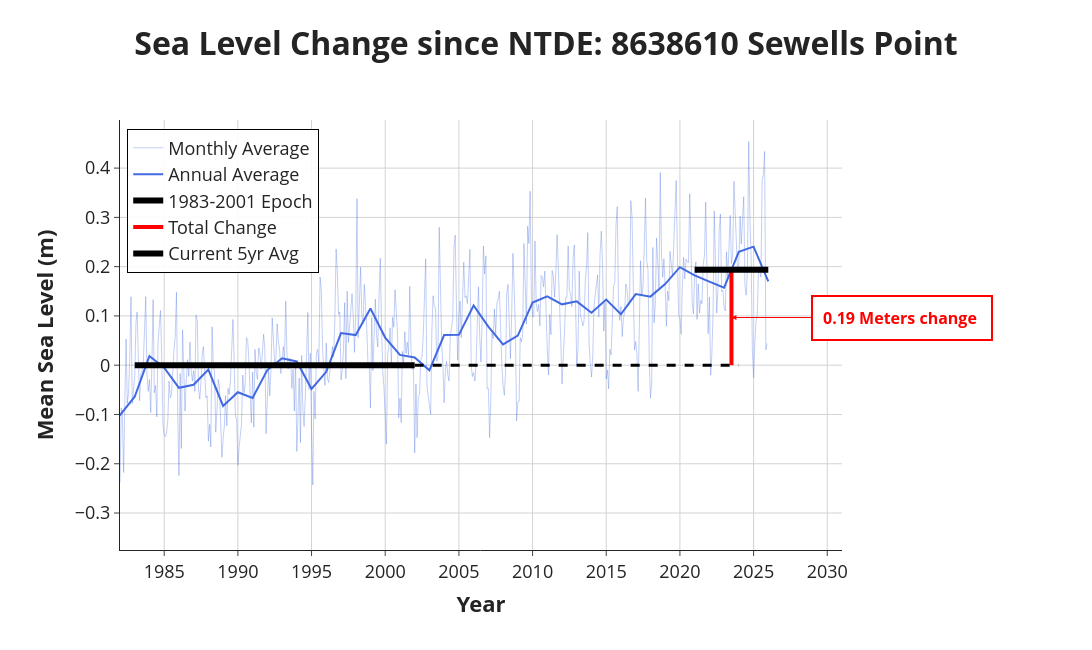

Notebook source saved alongside this figure:
### Markdown cell above
For the change since NTDE calculation, we must first check if the station is on the current NTDE datum. For stations not on the NTDE, we must calculate an offset to bring the data relative to the NTDE.

### Code cell
# Control vs. Subordinate Station
ctrl_station = datums_meta.get('ctrlStation', '').strip()
if not ctrl_station:
    print(f"Hierarchy: Station {station} is a Control Station.\n")
else:
    print(f"Hierarchy: Station {station} is a Subordinate Station.")
    print(f"Control Station ID: {ctrl_station}")
    analysis_period_list = datums_meta.get('DatumAnalysisPeriod', ['Dates not available'])
    if analysis_period_list:
        print(f"Dates of Comparison: {analysis_period_list[0]}\n")

#first we need to check if our station requires an offset
if station in ['8770613','8771013','9455760']:
    print('This station is a subordinate station on a MTDE datum. We cannot accurately adjust the data to the NTDE.')
    avg_last_5 = np.nan
elif epic_mid != 1992 or station in ['8771450','8771510','8770570','8771341','8770822','8772471','9455920','9462620']:
    print('Station is not on the NTDE. Computing an offset based on the monthly means from 1983-2001 to put station relative to the NTDE.')
    
    # Baseline calculation (1983-2001)
    epoch_data = df_msl.loc['1983-01-01':'2001-12-31']
    avg_msl_83_01 = epoch_data['MSL'].mean()

    # Apply Offset
    df_msl['MSL_Offset'] = df_msl['MSL'] - avg_msl_83_01

    msl_complete = df_msl

    # Annual Average Series
    annual_avg_series = msl_complete['MSL_Offset'].resample('YE').mean().dropna()

    # Calculate the two baseline averages
    avg_first_5 = first_5_data.mean()
    avg_last_5 = annual_avg_series.tail(5).mean()
    delta_por = avg_last_5 - avg_first_5

    # Define date ranges for the black markers
    start_dates = [first_date, end_first_5_date]
    end_dates = [annual_avg_series.index[-5], annual_avg_series.index[-1]]

    # Calculate the midpoint of the final 5 years to drop the vertical crosshair line
    mid_end_date = end_dates[0] + (end_dates[1] - end_dates[0]) / 2

    # Define our dates for the baseline and the total change measurement
    epoch_start = "1983-01-01"
    epoch_end = "2001-12-31"
    plot_end_date = "2031-01-01"
    midpoint_23 = pd.Timestamp("2023-07-02")
    baseline_epoch = 0

    midpoint_epoch = pd.Timestamp("1992-07-02")
    years_diff = round((midpoint_23 - midpoint_epoch).days / 365.25)

    fig = go.Figure()

    # Monthly Data
    fig.add_trace(go.Scatter(
        x=msl_complete['1982':].index,
        y=msl_complete['1982':]['MSL_Offset'],
        mode='lines', name='Monthly Average',
        line=dict(color='royalblue', width=LINE_WIDTH_MONTHLY),
        opacity=MONTHLY_OPACITY
    ))

    # Annual Trend
    fig.add_trace(go.Scatter(
        x=annual_avg_series.index, y=annual_avg_series,
        mode='lines', name='Annual Average',
        opacity=ANNUAL_OPACITY,
        line=dict(color='royalblue', width=LINE_WIDTH_ANNUAL)
    ))

    # Highlight the 1983-2001 epoch (Solid Black Line)
    fig.add_trace(go.Scatter(
        x=[epoch_start, epoch_end],
        y=[baseline_epoch, baseline_epoch],
        mode='lines',
        name='1983-2001 Epoch',
        line=dict(color='black', width=LINE_WIDTH_MARKER),
        hoverinfo='skip'
    ))

    # Post-epoch baseline (Dashed Black Line)
    fig.add_trace(go.Scatter(
        x=[epoch_end, 2024],
        y=[baseline_epoch, baseline_epoch],
        mode='lines',
        name='Baseline Continuation',
        line=dict(color='black', width=3, dash='dash'),
        showlegend=False,
        hoverinfo='skip'
    ))

    # The vertical rise (Solid Red Measurement Line)
    fig.add_trace(go.Scatter(
        x=[midpoint_23, midpoint_23],
        y=[baseline_epoch, avg_last_5],
        mode='lines',
        name='Total Change',
        line=dict(color='red', width=4),
        hoverinfo='skip'
    ))

    # Modern Average Line (The heavy black bar)
    fig.add_trace(go.Scatter(
        x=[pd.Timestamp("2021-01-01"), pd.Timestamp("2025-12-31")],
        y=[avg_last_5, avg_last_5],
        mode='lines', name='Current 5yr Avg',
        line=dict(color='black', width=LINE_WIDTH_MARKER)
    ))

    # red annotation box
    fig.add_annotation(
        x=midpoint_23,
        y=(baseline_epoch + avg_last_5) / 2,
        text=f"<b>{avg_last_5:.2f} {UNIT} change </b><br><span style='font-size:12px'></span>",
        xanchor="left",
        ax=80,
        font=dict(size=FONT_SIZE_ANNOTATION, color="red"),
        showarrow=True,
        arrowhead=2,
        arrowcolor="red",
        ay=0,
        bgcolor="white",
        bordercolor="red",
        borderwidth=2,
        borderpad=10
    )

    # Layout
    fig.update_layout(
        title=dict(text=f"<b>Sea Level Change since NTDE (1983-2001)<br>{station_info}</b>", font=dict(size=FONT_SIZE_TITLE), x=0.5, y=0.95),
        xaxis=dict(
            title=dict(
                text="<b>Year</b>",
                font=dict(size=FONT_SIZE_AXIS_TITLE)
            ),
            tickfont=dict(size=FONT_SIZE_TICKS),
            range=["1982-01-01", plot_end_date],
            showgrid=True,
            gridcolor='lightgray'
        ),
        yaxis=dict(
            title=dict(
                text="<b>Mean Sea Level (m)</b>",
                font=dict(size=FONT_SIZE_AXIS_TITLE)
            ),
            tickfont=dict(size=FONT_SIZE_TICKS),
            showgrid=True,
            gridcolor='lightgray',
            zeroline=False
        ),
        template="simple_white",
        width=PLOT_WIDTH,
        height=PLOT_HEIGHT,
        margin=dict(t=120, b=100, l=120, r=250),
        legend=dict(
            font=dict(size=FONT_SIZE_LEGEND),
            x=0.01, y=0.98,
            bordercolor="black",
            borderwidth=1,
            bgcolor="rgba(255,255,255,0.9)"
        )
    )
    fig.show()

else:
    print('Station is on the NTDE')
    msl_complete = df_msl

    # Annual Average Series
    annual_avg_series = msl_complete['MSL'].resample('YE').mean().dropna()

    # Calculate the two baseline averages
    avg_first_5 = first_5_data.mean()
    avg_last_5 = annual_avg_series.tail(5).mean()
    delta_por = avg_last_5 - avg_first_5

    # Define date ranges for the black markers
    start_dates = [first_date, end_first_5_date]
    end_dates = [annual_avg_series.index[-5], annual_avg_series.index[-1]]

    # Calculate the midpoint of the final 5 years to drop the vertical crosshair line
    mid_end_date = end_dates[0] + (end_dates[1] - end_dates[0]) / 2

    # Define our dates for the baseline and the total change measurement
    epoch_start = "1983-01-01"
    epoch_end = "2001-12-31"
    plot_end_date = "2031-01-01"
    midpoint_23 = pd.Timestamp("2023-07-02")
    baseline_epoch = 0

    midpoint_epoch = pd.Timestamp("1992-07-02")
    years_diff = round((midpoint_23 - midpoint_epoch).days / 365.25)

    fig = go.Figure()

    # Monthly Data
    fig.add_trace(go.Scatter(
        x=df_msl['1982':].index,
        y=df_msl['1982':]['MSL'],
        mode='lines', name='Monthly Average',
        line=dict(color='royalblue', width=LINE_WIDTH_MONTHLY),
        opacity=MONTHLY_OPACITY
    ))

    # Annual Trend
    fig.add_trace(go.Scatter(
        x=annual_avg_series.index, y=annual_avg_series,
        mode='lines', name='Annual Average',
        opacity=ANNUAL_OPACITY,
        line=dict(color='royalblue', width=LINE_WIDTH_ANNUAL)
    ))

    # Highlight the 1983-2001 epoch (Solid Black Line)
    fig.add_trace(go.Scatter(
        x=[epoch_start, epoch_end],
        y=[baseline_epoch, baseline_epoch],
        mode='lines',
        name='1983-2001 Epoch',
        line=dict(color='black', width=LINE_WIDTH_MARKER),
        hoverinfo='skip'
    ))

    # Post-epoch baseline (Dashed Black Line)
    fig.add_trace(go.Scatter(
        x=[epoch_end, 2024],
        y=[baseline_epoch, baseline_epoch],
        mode='lines',
        name='Baseline Continuation',
        line=dict(color='black', width=3, dash='dash'),
        showlegend=False,
        hoverinfo='skip'
    ))

    # The vertical rise (Solid Red Measurement Line)
    fig.add_trace(go.Scatter(
        x=[midpoint_23, midpoint_23],
        y=[baseline_epoch, avg_last_5],
        mode='lines',
        name='Total Change',
        line=dict(color='red', width=4),
        hoverinfo='skip'
    ))

    # Modern Average Line (The heavy black bar)
    fig.add_trace(go.Scatter(
        x=[pd.Timestamp("2021-01-01"), pd.Timestamp("2025-12-31")],
        y=[avg_last_5, avg_last_5],
        mode='lines', name='Current 5yr Avg',
        line=dict(color='black', width=LINE_WIDTH_MARKER)
    ))

    # annotation box
    fig.add_annotation(
        x=midpoint_23,
        y=(baseline_epoch + avg_last_5) / 2,
        text=f"<b>{avg_last_5:.2f} {UNIT} change </b><br><span style='font-size:12px'></span>",
        xanchor="left",
        ax=80,
        font=dict(size=FONT_SIZE_ANNOTATION, color="red"),
        showarrow=True,
        arrowhead=2,
        arrowcolor="red",
        ay=0,
        bgcolor="white",
        bordercolor="red",
        borderwidth=2,
        borderpad=10
    )

    # layout
    fig.update_layout(
        title=dict(text=f"<b>Sea Level Change since NTDE: {station_info}</b>", font=dict(size=FONT_SIZE_TITLE), x=0.5, y=0.95),
        xaxis=dict(
            title=dict(
                text="<b>Year</b>",
                font=dict(size=FONT_SIZE_AXIS_TITLE)
            ),
            tickfont=dict(size=FONT_SIZE_TICKS),
            range=["1982-01-01", plot_end_date],
            showgrid=True,
            gridcolor='lightgray'
        ),
        yaxis=dict(
            title=dict(
                text="<b>Mean Sea Level (m)</b>",
                font=dict(size=FONT_SIZE_AXIS_TITLE)
            ),
            tickfont=dict(size=FONT_SIZE_TICKS),
            showgrid=True,
            gridcolor='lightgray',
            zeroline=False
        ),
        template="simple_white",
        width=PLOT_WIDTH,
        height=PLOT_HEIGHT,
        margin=dict(t=120, b=100, l=120, r=250),
        legend=dict(
            font=dict(size=FONT_SIZE_LEGEND),
            x=0.01, y=0.98,
            bordercolor="black",
            borderwidth=1,
            bgcolor="rgba(255,255,255,0.9)"
        )
    )
    fig.show()

### Figure 1 — Plotly figure (JSON) as saved in the notebook; plotly's stock layout.template omitted (floating-point values rounded to 4 significant figures; data arrays with more than 128 entries replaced by an {"elided": "..."} marker saying what was removed)
{"data": [{"line": {"color": "royalblue", "width": 1}, "mode": "lines", "name": "Monthly Average", "opacity": 0.32, "type": "scatter", "x": {"elided": "528 str values"}, "y": {"elided": "528 float values"}}, {"line": {"color": "royalblue", "width": 2}, "mode": "lines", "name": "Annual Average", "opacity": 1, "type": "scatter", "x": ["1927-12-31T00:00:00.000000000", "1928-12-31T00:00:00.000000000", "1929-12-31T00:00:00.000000000", "1930-12-31T00:00:00.000000000", "1931-12-31T00:00:00.000000000", "1932-12-31T00:00:00.000000000", "1933-12-31T00:00:00.000000000", "1934-12-31T00:00:00.000000000", "1935-12-31T00:00:00.000000000", "1936-12-31T00:00:00.000000000", "1937-12-31T00:00:00.000000000", "1938-12-31T00:00:00.000000000", "1939-12-31T00:00:00.000000000", "1940-12-31T00:00:00.000000000", "1941-12-31T00:00:00.000000000", "1942-12-31T00:00:00.000000000", "1943-12-31T00:00:00.000000000", "1944-12-31T00:00:00.000000000", "1945-12-31T00:00:00.000000000", "1946-12-31T00:00:00.000000000", "1947-12-31T00:00:00.000000000", "1948-12-31T00:00:00.000000000", "1949-12-31T00:00:00.000000000", "1950-12-31T00:00:00.000000000", "1951-12-31T00:00:00.000000000", "1952-12-31T00:00:00.000000000", "1953-12-31T00:00:00.000000000", "1954-12-31T00:00:00.000000000", "1955-12-31T00:00:00.000000000", "1956-12-31T00:00:00.000000000", "1957-12-31T00:00:00.000000000", "1958-12-31T00:00:00.000000000", "1959-12-31T00:00:00.000000000", "1960-12-31T00:00:00.000000000", "1961-12-31T00:00:00.000000000", "1962-12-31T00:00:00.000000000", "1963-12-31T00:00:00.000000000", "1964-12-31T00:00:00.000000000", "1965-12-31T00:00:00.000000000", "1966-12-31T00:00:00.000000000", "1967-12-31T00:00:00.000000000", "1968-12-31T00:00:00.000000000", "1969-12-31T00:00:00.000000000", "1970-12-31T00:00:00.000000000", "1971-12-31T00:00:00.000000000", "1972-12-31T00:00:00.000000000", "1973-12-31T00:00:00.000000000", "1974-12-31T00:00:00.000000000", "1975-12-31T00:00:00.000000000", "1976-12-31T00:00:00.000000000", "1977-12-31T00:00:00.000000000", "1978-12-31T00:00:00.000000000", "1979-12-31T00:00:00.000000000", "1980-12-31T00:00:00.000000000", "1981-12-31T00:00:00.000000000", "1982-12-31T00:00:00.000000000", "1983-12-31T00:00:00.000000000", "1984-12-31T00:00:00.000000000", "1985-12-31T00:00:00.000000000", "1986-12-31T00:00:00.000000000", "1987-12-31T00:00:00.000000000", "1988-12-31T00:00:00.000000000", "1989-12-31T00:00:00.000000000", "1990-12-31T00:00:00.000000000", "1991-12-31T00:00:00.000000000", "1992-12-31T00:00:00.000000000", "1993-12-31T00:00:00.000000000", "1994-12-31T00:00:00.000000000", "1995-12-31T00:00:00.000000000", "1996-12-31T00:00:00.000000000", "1997-12-31T00:00:00.000000000", "1998-12-31T00:00:00.000000000", "1999-12-31T00:00:00.000000000", "2000-12-31T00:00:00.000000000", "2001-12-31T00:00:00.000000000", "2002-12-31T00:00:00.000000000", "2003-12-31T00:00:00.000000000", "2004-12-31T00:00:00.000000000", "2005-12-31T00:00:00.000000000", "2006-12-31T00:00:00.000000000", "2007-12-31T00:00:00.000000000", "2008-12-31T00:00:00.000000000", "2009-12-31T00:00:00.000000000", "2010-12-31T00:00:00.000000000", "2011-12-31T00:00:00.000000000", "2012-12-31T00:00:00.000000000", "2013-12-31T00:00:00.000000000", "2014-12-31T00:00:00.000000000", "2015-12-31T00:00:00.000000000", "2016-12-31T00:00:00.000000000", "2017-12-31T00:00:00.000000000", "2018-12-31T00:00:00.000000000", "2019-12-31T00:00:00.000000000", "2020-12-31T00:00:00.000000000", "2021-12-31T00:00:00.000000000", "2022-12-31T00:00:00.000000000", "2023-12-31T00:00:00.000000000", "2024-12-31T00:00:00.000000000", "2025-12-31T00:00:00.000000000"], "y": [-0.216, -0.3314, -0.3169, -0.3187, -0.2879, -0.2727, -0.2163, -0.2833, -0.2415, -0.2717, -0.2193, -0.2267, -0.2185, -0.1853, -0.2327, -0.2051, -0.2393, -0.2082, -0.1643, -0.1642, -0.2063, -0.1487, -0.1804, -0.2154, -0.1568, -0.1594, -0.1603, -0.1919, -0.1539, -0.1354, -0.1526, -0.1188, -0.1916, -0.1151, -0.1126, -0.107, -0.1838, -0.1602, -0.1658, -0.1417, -0.1082, -0.1237, -0.09492, -0.09525, -0.07842, -0.01883, -0.04875, -0.07733, -0.05583, -0.1392, -0.1431, -0.03925, -0.06217, -0.0965, -0.1015, -0.064, 0.01858, -0.004917, -0.04583, -0.03967, -0.008917, -0.08275, -0.05492, -0.0665, -0.009917, 0.01392, 0.0075, -0.04808, -0.0135, 0.06525, 0.06108, 0.115, 0.05608, 0.02083, 0.01558, -0.01033, 0.06117, 0.06158, 0.1211, 0.07842, 0.04217, 0.06017, 0.1271, 0.1399, 0.1235, 0.1296, 0.1066, 0.1332, 0.1034, 0.1443, 0.1392, 0.1647, 0.199, 0.1822, 0.1696, 0.1573, 0.23, 0.2406, 0.1703]}, {"hoverinfo": "skip", "line": {"color": "black", "width": 6}, "mode": "lines", "name": "1983-2001 Epoch", "type": "scatter", "x": ["1983-01-01", "2001-12-31"], "y": [0, 0]}, {"hoverinfo": "skip", "line": {"color": "black", "dash": "dash", "width": 3}, "mode": "lines", "name": "Baseline Continuation", "showlegend": false, "type": "scatter", "x": ["2001-12-31", 2024], "y": [0, 0]}, {"hoverinfo": "skip", "line": {"color": "red", "width": 4}, "mode": "lines", "name": "Total Change", "type": "scatter", "x": ["2023-07-02T00:00:00", "2023-07-02T00:00:00"], "y": [0, 0.1936]}, {"line": {"color": "black", "width": 6}, "mode": "lines", "name": "Current 5yr Avg", "type": "scatter", "x": ["2021-01-01T00:00:00", "2025-12-31T00:00:00"], "y": [0.1936, 0.1936]}], "layout": {"annotations": [{"arrowcolor": "red", "arrowhead": 2, "ax": 80, "ay": 0, "bgcolor": "white", "bordercolor": "red", "borderpad": 10, "borderwidth": 2, "font": {"color": "red", "size": 16}, "showarrow": true, "text": "<b>0.19 Meters change </b><br><span style='font-size:12px'></span>", "x": "2023-07-02T00:00:00", "xanchor": "left", "y": 0.09678}], "height": 650, "legend": {"bgcolor": "rgba(255,255,255,0.9)", "bordercolor": "black", "borderwidth": 1, "font": {"size": 18}, "x": 0.01, "y": 0.98}, "margin": {"b": 100, "l": 120, "r": 250, "t": 120}, "title": {"font": {"size": 32}, "text": "<b>Sea Level Change since NTDE: 8638610 Sewells Point</b>", "x": 0.5, "y": 0.95}, "width": 1250, "xaxis": {"gridcolor": "lightgray", "range": ["1982-01-01", "2031-01-01"], "showgrid": true, "tickfont": {"size": 18}, "title": {"font": {"size": 22}, "text": "<b>Year</b>"}}, "yaxis": {"gridcolor": "lightgray", "showgrid": true, "tickfont": {"size": 18}, "title": {"font": {"size": 22}, "text": "<b>Mean Sea Level (m)</b>"}, "zeroline": false}}}
